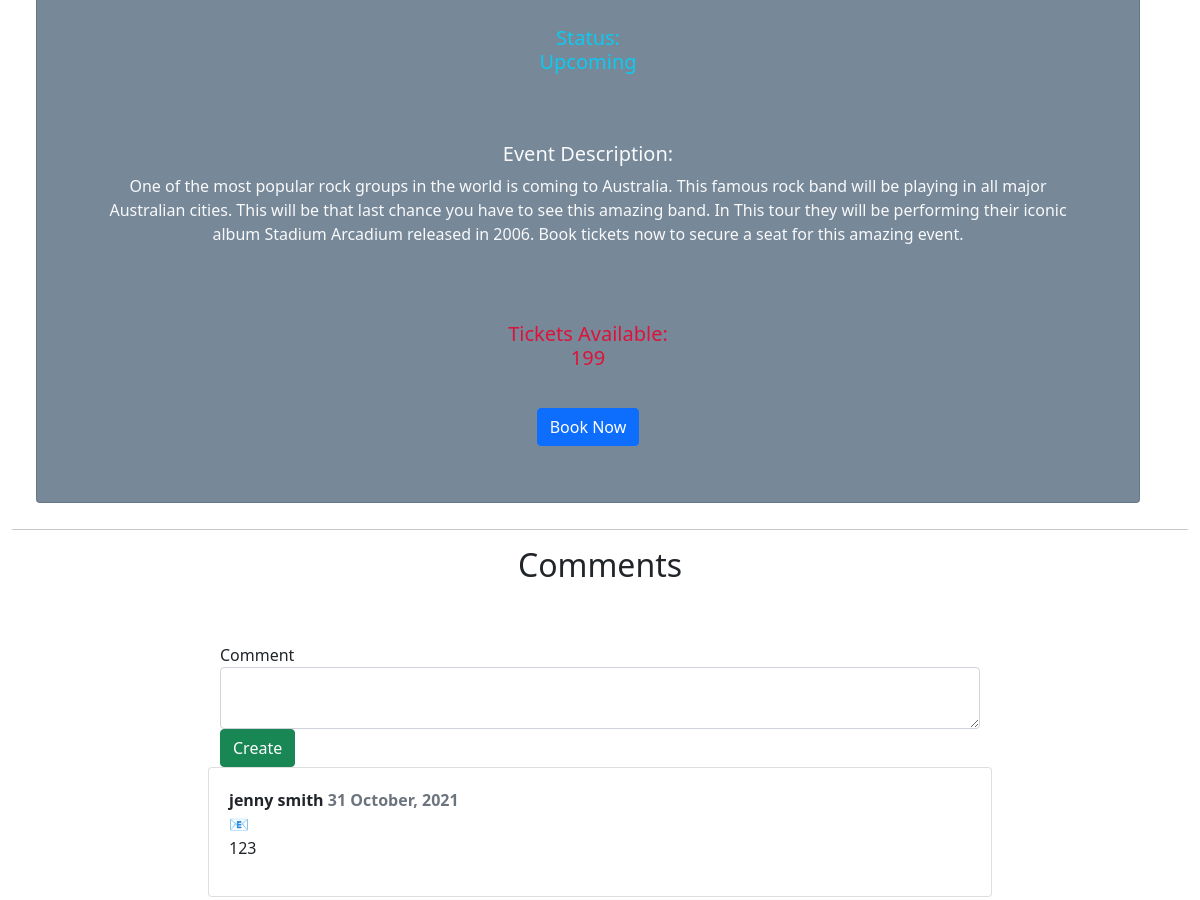
Before: /events/1 (middle part) with the older database file.
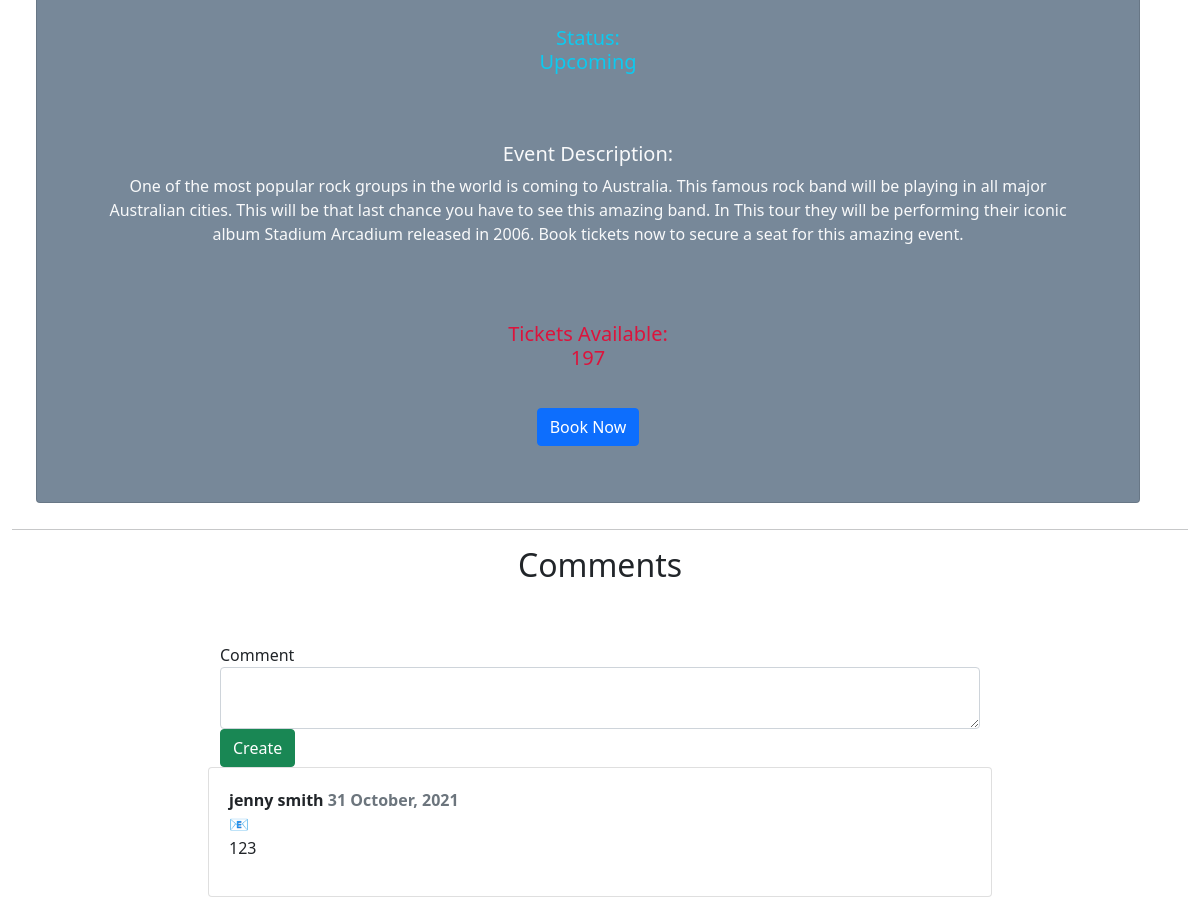
After: the same page with the newer database file.
### website/models.py (models this page shows, shortened)
class Event(db.Model):
    __tablename__ = 'events'
    id = db.Column(db.Integer, primary_key=True)
    name = db.Column(db.String(80))
    artist = db.Column(db.String(80))
    date = db.Column(db.DateTime(20))
    venue = db.Column(db.String(80))
    venue_address = db.Column(db.String(255))
    city = db.Column(db.String(60))
    state = db.Column(db.String(10))
    zipcode = db.Column(db.Integer)
    category = db.Column(db.String(20))
    ages = db.Column(db.String(20))
    description = db.Column(db.String(200))
    price = (db.Column(db.Numeric(5,2)))
    quota = db.Column(db.Integer, default = 1)
    image = db.Column(db.String(400))
    owner = db.Column(db.Integer, db.ForeignKey('users.id'))
    comments = db.relationship('Comment', backref='events')
    booking = db.relationship('Booking', backref='events')
    status = db.relationship('Event_Status', backref='events')

### website/events.py (the view)
@bp.route('/<id>')
def show(id):
  event = Event.query.filter_by(id=id).first()
  bform = BookingForm()
  cform = CommentForm()
  return render_template('events/show.html', event=event, cform=cform, bform=bform)

### website/forms.py
class BookingForm(FlaskForm):
  quantity = IntegerField('Quantity', validators=[InputRequired()])
  submit = SubmitField('Book tickets')

class CommentForm(FlaskForm):
  text = TextAreaField('Comment', [InputRequired()])
  submit = SubmitField('Create')

### website/models.py (called while the page is built)
    def __repr__(self):
        return "{}".format(self.status)

### website/templates/events/show.html (shortened to what this page needs)
{% extends 'base.html' %}
{% import "bootstrap/wtf.html" as wtf %}
{% block content %}
<div class="container-fluid margin4">
    <div class="row container-fluid ">
      <div class="col-md-12 ">
        <div class="card backgroundCustom">
          <div class="card-body backgroundCustom">
            <div class="media backgroundCustom">
              <div class="media-body">
                <h5 class="text-center text-info "><br>Status:</br>{{event.status[0]}}</h5>
                <div class="col-12 mb-3 mt-5 text-light text-center event-description justify-content-center">
                  <h5>Event Description:</h5>
                  <p>{{event.description}}</p>
                </div>
                <h5 class="text-center  Custom1"><br>Tickets Available:</br>{{event.quota}}</h5>
                {% for event in event.status %}
                {% if event.status == 'Canceled' or event.status == 'Booked' or event.status == 'Inactive'%}
                <div class="container pad">
                  <div class="row">
                    <div class="col text-center">
                      <a href="#">
                        <button type="button text-center" class="btn btn-secondary" data-bs-toggle="modal"
                          data-bs-target="#exampleModal" disabled>
                          Book Now
                        </button>
                      </a>
                    </div>
                  </div>
                </div>
                {% else %}
                <div class="container pad">
                  <div class="row">
                    <div class="col text-center">
                      <a href="#">
                        <button type="button text-center" class="btn btn-primary btn-primary" data-bs-toggle="modal"
                          data-bs-target="#exampleModal">
                          Book Now
                        </button>
                      </a>
                    </div>
                  </div>
                </div>
                {% endif %}
                {% endfor %}
              </div>
            </div>
          </div>
        </div>
      </div>
    </div>
    <hr>
    <div class="row">
      <div class="col-md-2 text-center center">
        <h2>Comments</h2>
      </div>
    </div>
    <div class="row col-lg-8 col-md-6 col-sm-12 border-bottom card2">
      {{wtf.quick_form(cform,"/events/{0}/comment".format(event.id), button_map={'submit':'success'})}}
      {% for comment in event.comments %}
      <div class="card col-lg-12 col-md-8 col-sm-12 pad" id="Comments">
        <b >{{comment.user.name}} <span class="ml-2 text-muted">{{comment.created_at.strftime("%d %B, %Y")}}</span></b>&#128231
        <p>{{comment.text}}</p>
      </div>
      {% endfor %}
      <br>
    </div>
  </div>
{% endblock %}

Changed rows visible on the page:
changed Event: quota "199" → "197"
